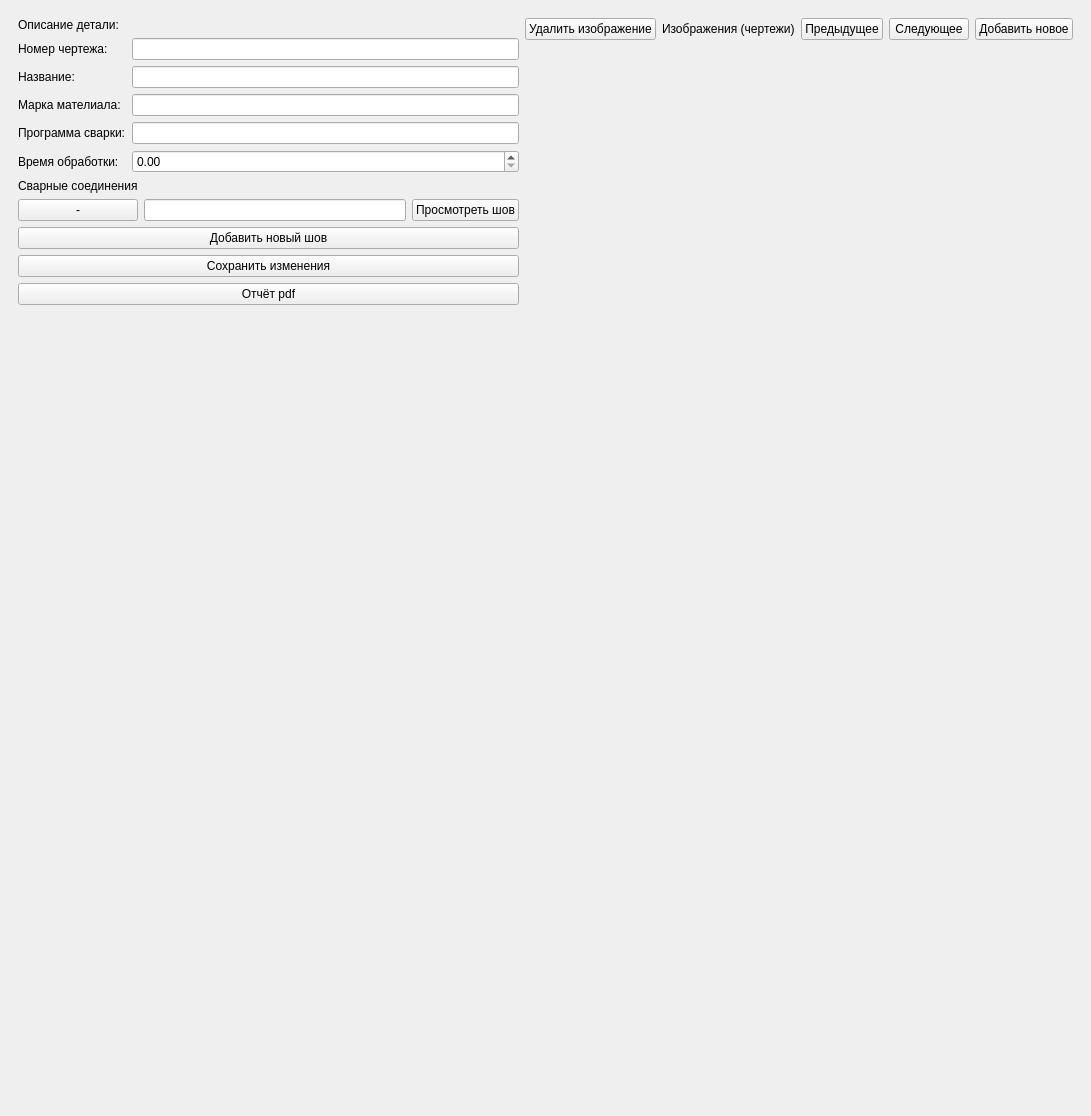
<?xml version="1.0" encoding="UTF-8"?>
<ui version="4.0">
 <class>MainWindow</class>
 <widget class="QMainWindow" name="MainWindow">
  <property name="geometry">
   <rect>
    <x>0</x>
    <y>0</y>
    <width>1091</width>
    <height>1116</height>
   </rect>
  </property>
  <property name="windowTitle">
   <string>IRS протоколирование параметров сварки</string>
  </property>
  <widget class="QWidget" name="centralwidget">
   <layout class="QVBoxLayout" name="verticalLayout_12">
    <item>
     <widget class="QStackedWidget" name="stackedWidget">
      <property name="currentIndex">
       <number>2</number>
      </property>
      <widget class="QWidget" name="protocol">
       <property name="sizePolicy">
        <sizepolicy hsizetype="Preferred" vsizetype="Preferred">
         <horstretch>0</horstretch>
         <verstretch>0</verstretch>
        </sizepolicy>
       </property>
       <layout class="QVBoxLayout" name="verticalLayout_2">
        <item>
         <layout class="QHBoxLayout" name="horizontalLayout_3">
          <property name="rightMargin">
           <number>0</number>
          </property>
          <property name="bottomMargin">
           <number>0</number>
          </property>
          <item>
           <layout class="QFormLayout" name="formLayout_3">
            <item row="0" column="0">
             <widget class="QLabel" name="label_12">
              <property name="text">
               <string>Шов</string>
              </property>
             </widget>
            </item>
            <item row="1" column="0">
             <widget class="QLabel" name="label_13">
              <property name="text">
               <string>Номер шва:</string>
              </property>
             </widget>
            </item>
            <item row="1" column="1">
             <widget class="QLabel" name="seamNumber">
              <property name="text">
               <string>нет данных</string>
              </property>
             </widget>
            </item>
            <item row="2" column="0">
             <widget class="QLabel" name="label_15">
              <property name="text">
               <string>TextLabel</string>
              </property>
             </widget>
            </item>
            <item row="2" column="1">
             <widget class="QLabel" name="label_16">
              <property name="text">
               <string>нет данных</string>
              </property>
             </widget>
            </item>
            <item row="3" column="0">
             <widget class="QLabel" name="label_17">
              <property name="text">
               <string>Завершён:</string>
              </property>
             </widget>
            </item>
            <item row="3" column="1">
             <widget class="QCheckBox" name="checkBox">
              <property name="text">
               <string/>
              </property>
             </widget>
            </item>
            <item row="4" column="0">
             <widget class="QLabel" name="label_21">
              <property name="text">
               <string>TextLabel</string>
              </property>
             </widget>
            </item>
            <item row="4" column="1">
             <widget class="QLabel" name="label_18">
              <property name="text">
               <string>нет данных</string>
              </property>
             </widget>
            </item>
            <item row="5" column="0">
             <widget class="QLabel" name="label_19">
              <property name="text">
               <string>TextLabel</string>
              </property>
             </widget>
            </item>
            <item row="5" column="1">
             <widget class="QLabel" name="label_20">
              <property name="text">
               <string>нет данных</string>
              </property>
             </widget>
            </item>
           </layout>
          </item>
          <item>
           <layout class="QFormLayout" name="formLayout_4">
            <item row="1" column="0">
             <widget class="QLabel" name="label_25">
              <property name="text">
               <string>Серийный номер:</string>
              </property>
             </widget>
            </item>
            <item row="1" column="1">
             <widget class="QLabel" name="label_22">
              <property name="text">
               <string>нет данных</string>
              </property>
             </widget>
            </item>
            <item row="2" column="0">
             <widget class="QLabel" name="label_23">
              <property name="text">
               <string>Название:</string>
              </property>
             </widget>
            </item>
            <item row="2" column="1">
             <widget class="QLabel" name="label_24">
              <property name="text">
               <string>нет данных</string>
              </property>
             </widget>
            </item>
            <item row="3" column="0">
             <widget class="QLabel" name="label_29">
              <property name="text">
               <string>Модель:</string>
              </property>
             </widget>
            </item>
            <item row="3" column="1">
             <widget class="QLabel" name="label_26">
              <property name="text">
               <string>нет данных</string>
              </property>
             </widget>
            </item>
            <item row="4" column="0">
             <widget class="QLabel" name="label_27">
              <property name="text">
               <string>IP адрес:</string>
              </property>
             </widget>
            </item>
            <item row="4" column="1">
             <widget class="QLabel" name="label_28">
              <property name="text">
               <string>нет данных</string>
              </property>
             </widget>
            </item>
            <item row="5" column="0">
             <widget class="QLabel" name="label_33">
              <property name="text">
               <string>Расположение</string>
              </property>
             </widget>
            </item>
            <item row="5" column="1">
             <widget class="QLabel" name="label_30">
              <property name="text">
               <string>нет данных</string>
              </property>
             </widget>
            </item>
            <item row="0" column="0">
             <widget class="QLabel" name="label_36">
              <property name="text">
               <string>Оборудование</string>
              </property>
             </widget>
            </item>
           </layout>
          </item>
          <item>
           <layout class="QFormLayout" name="formLayout_5">
            <item row="1" column="0">
             <widget class="QLabel" name="label_35">
              <property name="text">
               <string>Артикуль:</string>
              </property>
             </widget>
            </item>
            <item row="1" column="1">
             <widget class="QLabel" name="label_31">
              <property name="text">
               <string>нет данных</string>
              </property>
             </widget>
            </item>
            <item row="2" column="0">
             <widget class="QLabel" name="label_34">
              <property name="text">
               <string>Серийный номер:</string>
              </property>
             </widget>
            </item>
            <item row="2" column="1">
             <widget class="QLabel" name="label_32">
              <property name="text">
               <string>нет данных</string>
              </property>
             </widget>
            </item>
            <item row="0" column="0">
             <widget class="QLabel" name="label_37">
              <property name="text">
               <string>TextLabel</string>
              </property>
             </widget>
            </item>
           </layout>
          </item>
         </layout>
        </item>
        <item>
         <widget class="QLabel" name="label_14">
          <property name="text">
           <string>TextLabel</string>
          </property>
         </widget>
        </item>
        <item>
         <spacer name="verticalSpacer_4">
          <property name="orientation">
           <enum>Qt::Vertical</enum>
          </property>
          <property name="sizeHint" stdset="0">
           <size>
            <width>20</width>
            <height>40</height>
           </size>
          </property>
         </spacer>
        </item>
        <item>
         <widget class="QWidget" name="widget" native="true"/>
        </item>
       </layout>
      </widget>
      <widget class="QWidget" name="startPage">
       <layout class="QVBoxLayout" name="verticalLayout_4">
        <item>
         <layout class="QVBoxLayout" name="verticalLayout_3">
          <item>
           <widget class="QLabel" name="label">
            <property name="layoutDirection">
             <enum>Qt::LeftToRight</enum>
            </property>
            <property name="text">
             <string/>
            </property>
            <property name="pixmap">
             <pixmap>C:/Users/Ilay/Desktop/kjuj 2 — копия.png</pixmap>
            </property>
            <property name="alignment">
             <set>Qt::AlignCenter</set>
            </property>
           </widget>
          </item>
          <item>
           <widget class="QTextBrowser" name="textBrowser">
            <property name="font">
             <font>
              <pointsize>8</pointsize>
             </font>
            </property>
            <property name="html">
             <string>&lt;!DOCTYPE HTML PUBLIC &quot;-//W3C//DTD HTML 4.0//EN&quot; &quot;http://www.w3.org/TR/REC-html40/strict.dtd&quot;&gt;
&lt;html&gt;&lt;head&gt;&lt;meta name=&quot;qrichtext&quot; content=&quot;1&quot; /&gt;&lt;style type=&quot;text/css&quot;&gt;
p, li { white-space: pre-wrap; }
&lt;/style&gt;&lt;/head&gt;&lt;body style=&quot; font-family:'MS Shell Dlg 2'; font-size:8pt; font-weight:400; font-style:normal;&quot;&gt;
&lt;p align=&quot;center&quot; style=&quot; margin-top:0px; margin-bottom:0px; margin-left:0px; margin-right:0px; -qt-block-indent:0; text-indent:0px;&quot;&gt;&lt;span style=&quot; font-size:18pt; font-style:italic;&quot;&gt;Программа архивации и&lt;/span&gt;&lt;/p&gt;
&lt;p align=&quot;center&quot; style=&quot; margin-top:0px; margin-bottom:0px; margin-left:0px; margin-right:0px; -qt-block-indent:0; text-indent:0px;&quot;&gt;&lt;span style=&quot; font-size:18pt; font-style:italic;&quot;&gt;протоколирования параметров&lt;/span&gt;&lt;/p&gt;
&lt;p align=&quot;center&quot; style=&quot; margin-top:0px; margin-bottom:0px; margin-left:0px; margin-right:0px; -qt-block-indent:0; text-indent:0px;&quot;&gt;&lt;span style=&quot; font-size:18pt; font-style:italic;&quot;&gt;сварки&lt;/span&gt;&lt;/p&gt;&lt;/body&gt;&lt;/html&gt;</string>
            </property>
           </widget>
          </item>
          <item>
           <layout class="QGridLayout" name="gridLayout">
            <property name="leftMargin">
             <number>0</number>
            </property>
            <property name="rightMargin">
             <number>0</number>
            </property>
            <item row="1" column="2">
             <widget class="QLineEdit" name="passFld"/>
            </item>
            <item row="1" column="1">
             <widget class="QLabel" name="label_3">
              <property name="text">
               <string>Пароль</string>
              </property>
             </widget>
            </item>
            <item row="0" column="2">
             <widget class="QLineEdit" name="loginFld">
              <property name="toolTip">
               <string>Логин пользователя (имя или почта)</string>
              </property>
             </widget>
            </item>
            <item row="0" column="1">
             <widget class="QLabel" name="label_2">
              <property name="text">
               <string>Логин</string>
              </property>
             </widget>
            </item>
            <item row="0" column="0">
             <spacer name="horizontalSpacer_3">
              <property name="orientation">
               <enum>Qt::Horizontal</enum>
              </property>
              <property name="sizeHint" stdset="0">
               <size>
                <width>40</width>
                <height>20</height>
               </size>
              </property>
             </spacer>
            </item>
            <item row="0" column="3">
             <spacer name="horizontalSpacer_4">
              <property name="orientation">
               <enum>Qt::Horizontal</enum>
              </property>
              <property name="sizeHint" stdset="0">
               <size>
                <width>40</width>
                <height>20</height>
               </size>
              </property>
             </spacer>
            </item>
           </layout>
          </item>
          <item>
           <layout class="QHBoxLayout" name="horizontalLayout">
            <item>
             <spacer name="horizontalSpacer">
              <property name="orientation">
               <enum>Qt::Horizontal</enum>
              </property>
              <property name="sizeHint" stdset="0">
               <size>
                <width>40</width>
                <height>20</height>
               </size>
              </property>
             </spacer>
            </item>
            <item>
             <widget class="QPushButton" name="loginBtn">
              <property name="toolTip">
               <string>Вход в систему</string>
              </property>
              <property name="text">
               <string>Войти</string>
              </property>
             </widget>
            </item>
            <item>
             <spacer name="horizontalSpacer_2">
              <property name="orientation">
               <enum>Qt::Horizontal</enum>
              </property>
              <property name="sizeHint" stdset="0">
               <size>
                <width>40</width>
                <height>20</height>
               </size>
              </property>
             </spacer>
            </item>
           </layout>
          </item>
          <item>
           <spacer name="verticalSpacer">
            <property name="orientation">
             <enum>Qt::Vertical</enum>
            </property>
            <property name="sizeHint" stdset="0">
             <size>
              <width>20</width>
              <height>40</height>
             </size>
            </property>
           </spacer>
          </item>
          <item>
           <widget class="Line" name="line">
            <property name="orientation">
             <enum>Qt::Horizontal</enum>
            </property>
           </widget>
          </item>
          <item>
           <widget class="QLabel" name="label_4">
            <property name="text">
             <string>ООО &quot;Интеллектуальные Робот Системы&quot;. 2021 год.</string>
            </property>
            <property name="alignment">
             <set>Qt::AlignCenter</set>
            </property>
           </widget>
          </item>
         </layout>
        </item>
       </layout>
      </widget>
      <widget class="QWidget" name="deteilView">
       <layout class="QHBoxLayout" name="horizontalLayout_5">
        <item>
         <layout class="QVBoxLayout" name="verticalLayout_6">
          <item>
           <layout class="QFormLayout" name="formLayout_6">
            <item row="0" column="0">
             <widget class="QLabel" name="label_5">
              <property name="text">
               <string>Описание детали:</string>
              </property>
             </widget>
            </item>
            <item row="1" column="0">
             <widget class="QLabel" name="label_6">
              <property name="text">
               <string>Номер чертежа:</string>
              </property>
             </widget>
            </item>
            <item row="1" column="1">
             <widget class="QLineEdit" name="lineEdit_3"/>
            </item>
            <item row="2" column="0">
             <widget class="QLabel" name="label_7">
              <property name="text">
               <string>Название:</string>
              </property>
             </widget>
            </item>
            <item row="2" column="1">
             <widget class="QLineEdit" name="lineEdit_4"/>
            </item>
            <item row="3" column="0">
             <widget class="QLabel" name="label_8">
              <property name="text">
               <string>Марка мателиала:</string>
              </property>
             </widget>
            </item>
            <item row="3" column="1">
             <widget class="QLineEdit" name="lineEdit_5"/>
            </item>
            <item row="4" column="0">
             <widget class="QLabel" name="label_38">
              <property name="text">
               <string>Программа сварки:</string>
              </property>
             </widget>
            </item>
            <item row="4" column="1">
             <widget class="QLineEdit" name="lineEdit"/>
            </item>
            <item row="5" column="0">
             <widget class="QLabel" name="label_39">
              <property name="text">
               <string>Время обработки:</string>
              </property>
             </widget>
            </item>
            <item row="5" column="1">
             <widget class="QDoubleSpinBox" name="doubleSpinBox"/>
            </item>
           </layout>
          </item>
          <item>
           <layout class="QVBoxLayout" name="verticalLayout_5">
            <item>
             <layout class="QGridLayout" name="gridLayout_2">
              <item row="0" column="0">
               <widget class="QLabel" name="label_9">
                <property name="text">
                 <string>Сварные соединения</string>
                </property>
               </widget>
              </item>
              <item row="1" column="0">
               <widget class="QPushButton" name="pushButton_2">
                <property name="text">
                 <string>-</string>
                </property>
               </widget>
              </item>
              <item row="1" column="1">
               <widget class="QLineEdit" name="lineEdit_6"/>
              </item>
              <item row="1" column="2">
               <widget class="QPushButton" name="pushButton_3">
                <property name="text">
                 <string>Просмотреть шов</string>
                </property>
               </widget>
              </item>
             </layout>
            </item>
            <item>
             <widget class="QPushButton" name="pushButton_4">
              <property name="text">
               <string>Добавить новый шов</string>
              </property>
             </widget>
            </item>
           </layout>
          </item>
          <item>
           <widget class="QPushButton" name="pushButton_5">
            <property name="text">
             <string>Сохранить изменения</string>
            </property>
           </widget>
          </item>
          <item>
           <widget class="QPushButton" name="pushButton_13">
            <property name="text">
             <string>Отчёт pdf</string>
            </property>
           </widget>
          </item>
          <item>
           <spacer name="verticalSpacer_2">
            <property name="orientation">
             <enum>Qt::Vertical</enum>
            </property>
            <property name="sizeHint" stdset="0">
             <size>
              <width>20</width>
              <height>40</height>
             </size>
            </property>
           </spacer>
          </item>
         </layout>
        </item>
        <item>
         <layout class="QVBoxLayout" name="verticalLayout_7">
          <item>
           <layout class="QHBoxLayout" name="horizontalLayout_4">
            <item>
             <widget class="QPushButton" name="pushButton_6">
              <property name="text">
               <string>Удалить изображение</string>
              </property>
             </widget>
            </item>
            <item>
             <widget class="QLabel" name="label_10">
              <property name="text">
               <string>Изображения (чертежи)</string>
              </property>
             </widget>
            </item>
            <item>
             <widget class="QPushButton" name="pushButton_7">
              <property name="text">
               <string>Предыдущее</string>
              </property>
             </widget>
            </item>
            <item>
             <widget class="QPushButton" name="pushButton_8">
              <property name="text">
               <string>Следующее</string>
              </property>
             </widget>
            </item>
            <item>
             <widget class="QPushButton" name="pushButton_9">
              <property name="text">
               <string>Добавить новое</string>
              </property>
             </widget>
            </item>
           </layout>
          </item>
          <item>
           <widget class="QLabel" name="label_11">
            <property name="text">
             <string/>
            </property>
           </widget>
          </item>
          <item>
           <spacer name="verticalSpacer_3">
            <property name="orientation">
             <enum>Qt::Vertical</enum>
            </property>
            <property name="sizeHint" stdset="0">
             <size>
              <width>20</width>
              <height>40</height>
             </size>
            </property>
           </spacer>
          </item>
         </layout>
        </item>
       </layout>
      </widget>
      <widget class="QWidget" name="page_5">
       <layout class="QHBoxLayout" name="horizontalLayout_2">
        <item>
         <layout class="QVBoxLayout" name="verticalLayout_10">
          <item>
           <layout class="QFormLayout" name="formLayout_7">
            <item row="0" column="0">
             <widget class="QLabel" name="label_43">
              <property name="text">
               <string>Описание:</string>
              </property>
             </widget>
            </item>
            <item row="1" column="0">
             <widget class="QLabel" name="label_44">
              <property name="text">
               <string>Номер соединения:</string>
              </property>
             </widget>
            </item>
            <item row="1" column="1">
             <widget class="QLineEdit" name="lineEdit_7">
              <property name="toolTip">
               <string>Идентификатор соединения</string>
              </property>
             </widget>
            </item>
            <item row="2" column="0">
             <widget class="QLabel" name="label_45">
              <property name="text">
               <string>Вид соединения:</string>
              </property>
             </widget>
            </item>
            <item row="2" column="1">
             <widget class="QLineEdit" name="lineEdit_8">
              <property name="toolTip">
               <string>Вид сварного соединения согласно технической документации</string>
              </property>
             </widget>
            </item>
            <item row="3" column="0">
             <widget class="QLabel" name="label_46">
              <property name="text">
               <string>Толщина элемента 1:</string>
              </property>
             </widget>
            </item>
            <item row="4" column="0">
             <widget class="QLabel" name="label_47">
              <property name="text">
               <string>Толщина элемента 2:</string>
              </property>
             </widget>
            </item>
            <item row="5" column="0">
             <widget class="QLabel" name="label_48">
              <property name="text">
               <string>Разделка кромок:</string>
              </property>
             </widget>
            </item>
            <item row="3" column="1">
             <widget class="QDoubleSpinBox" name="doubleSpinBox_3">
              <property name="toolTip">
               <string>Толщины свариваемых элементов</string>
              </property>
             </widget>
            </item>
            <item row="4" column="1">
             <widget class="QDoubleSpinBox" name="doubleSpinBox_4">
              <property name="toolTip">
               <string>Толщины свариваемых элементов</string>
              </property>
             </widget>
            </item>
            <item row="5" column="1">
             <widget class="QLineEdit" name="lineEdit_9">
              <property name="toolTip">
               <string>Разделка кромок сварного соединения</string>
              </property>
             </widget>
            </item>
            <item row="6" column="0">
             <widget class="QLabel" name="label_49">
              <property name="text">
               <string>Размеры шва с допусками:</string>
              </property>
             </widget>
            </item>
            <item row="7" column="0">
             <widget class="QLabel" name="label_50">
              <property name="text">
               <string>Присадочная проволока:</string>
              </property>
             </widget>
            </item>
            <item row="8" column="0">
             <widget class="QLabel" name="label_51">
              <property name="text">
               <string>Расход проволоки:</string>
              </property>
             </widget>
            </item>
            <item row="9" column="0">
             <widget class="QLabel" name="label_52">
              <property name="text">
               <string>Защитный газ:</string>
              </property>
             </widget>
            </item>
            <item row="10" column="0">
             <widget class="QLabel" name="label_53">
              <property name="text">
               <string>Расход газа:</string>
              </property>
             </widget>
            </item>
            <item row="11" column="0">
             <widget class="QLabel" name="label_54">
              <property name="text">
               <string>Программа сварки:</string>
              </property>
             </widget>
            </item>
            <item row="12" column="0">
             <widget class="QLabel" name="label_55">
              <property name="text">
               <string>Время сварки:</string>
              </property>
             </widget>
            </item>
            <item row="6" column="1">
             <widget class="QLineEdit" name="lineEdit_10">
              <property name="toolTip">
               <string>Размеры сварного шва с допусками</string>
              </property>
             </widget>
            </item>
            <item row="7" column="1">
             <widget class="QLineEdit" name="lineEdit_11">
              <property name="toolTip">
               <string>Марка и сечение присадочной проволоки</string>
              </property>
             </widget>
            </item>
            <item row="8" column="1">
             <widget class="QDoubleSpinBox" name="doubleSpinBox_2">
              <property name="toolTip">
               <string>Рассчётный расход сварочной проволоки</string>
              </property>
             </widget>
            </item>
            <item row="9" column="1">
             <widget class="QLineEdit" name="lineEdit_12">
              <property name="toolTip">
               <string>Тип защитного газа</string>
              </property>
             </widget>
            </item>
            <item row="10" column="1">
             <widget class="QDoubleSpinBox" name="doubleSpinBox_5">
              <property name="toolTip">
               <string>Рассчётный расход защитного газа на соединение</string>
              </property>
             </widget>
            </item>
            <item row="11" column="1">
             <widget class="QLineEdit" name="lineEdit_13">
              <property name="toolTip">
               <string>Наименование программы сварки соединения</string>
              </property>
             </widget>
            </item>
            <item row="12" column="1">
             <widget class="QDoubleSpinBox" name="doubleSpinBox_6">
              <property name="toolTip">
               <string>Рассчётное время сварки соединения</string>
              </property>
             </widget>
            </item>
           </layout>
          </item>
          <item>
           <widget class="QPushButton" name="pushButton_21">
            <property name="text">
             <string>Сохранить изменения</string>
            </property>
           </widget>
          </item>
          <item>
           <spacer name="verticalSpacer_6">
            <property name="orientation">
             <enum>Qt::Vertical</enum>
            </property>
            <property name="sizeHint" stdset="0">
             <size>
              <width>20</width>
              <height>40</height>
             </size>
            </property>
           </spacer>
          </item>
         </layout>
        </item>
        <item>
         <layout class="QVBoxLayout" name="verticalLayout_9">
          <item>
           <layout class="QHBoxLayout" name="horizontalLayout_7">
            <item>
             <widget class="QPushButton" name="pushButton_14">
              <property name="text">
               <string>Удалить изображение</string>
              </property>
             </widget>
            </item>
            <item>
             <widget class="QLabel" name="label_41">
              <property name="text">
               <string>Изображения (чертежи)</string>
              </property>
             </widget>
            </item>
            <item>
             <widget class="QPushButton" name="pushButton_15">
              <property name="text">
               <string>Предыдущее</string>
              </property>
             </widget>
            </item>
            <item>
             <widget class="QPushButton" name="pushButton_16">
              <property name="text">
               <string>Следующее</string>
              </property>
             </widget>
            </item>
            <item>
             <widget class="QPushButton" name="pushButton_17">
              <property name="text">
               <string>Добавить новое</string>
              </property>
             </widget>
            </item>
           </layout>
          </item>
          <item>
           <widget class="QLabel" name="label_42">
            <property name="text">
             <string/>
            </property>
            <property name="pixmap">
             <pixmap>C:/Users/Ilay/Desktop/neco.jpg</pixmap>
            </property>
           </widget>
          </item>
          <item>
           <spacer name="verticalSpacer_5">
            <property name="orientation">
             <enum>Qt::Vertical</enum>
            </property>
            <property name="sizeHint" stdset="0">
             <size>
              <width>20</width>
              <height>40</height>
             </size>
            </property>
           </spacer>
          </item>
         </layout>
        </item>
       </layout>
      </widget>
      <widget class="QWidget" name="userAdminPanel">
       <layout class="QVBoxLayout" name="verticalLayout_8">
        <item>
         <widget class="QLabel" name="label_40">
          <property name="text">
           <string>Панель управления:</string>
          </property>
         </widget>
        </item>
        <item>
         <layout class="QHBoxLayout" name="horizontalLayout_6">
          <item>
           <widget class="QPushButton" name="pushButton">
            <property name="text">
             <string>Добавить</string>
            </property>
           </widget>
          </item>
          <item>
           <widget class="QPushButton" name="pushButton_10">
            <property name="text">
             <string>Удалить</string>
            </property>
           </widget>
          </item>
          <item>
           <widget class="QPushButton" name="pushButton_11">
            <property name="text">
             <string>Сохранить изменения</string>
            </property>
           </widget>
          </item>
          <item>
           <widget class="QLineEdit" name="lineEdit_2">
            <property name="text">
             <string/>
            </property>
           </widget>
          </item>
          <item>
           <widget class="QPushButton" name="pushButton_12">
            <property name="text">
             <string>Поиск</string>
            </property>
           </widget>
          </item>
         </layout>
        </item>
        <item>
         <widget class="QTableWidget" name="tableWidget"/>
        </item>
       </layout>
      </widget>
     </widget>
    </item>
   </layout>
  </widget>
  <widget class="QMenuBar" name="menubar">
   <property name="geometry">
    <rect>
     <x>0</x>
     <y>0</y>
     <width>1091</width>
     <height>26</height>
    </rect>
   </property>
  </widget>
 </widget>
 <resources/>
 <connections/>
</ui>
